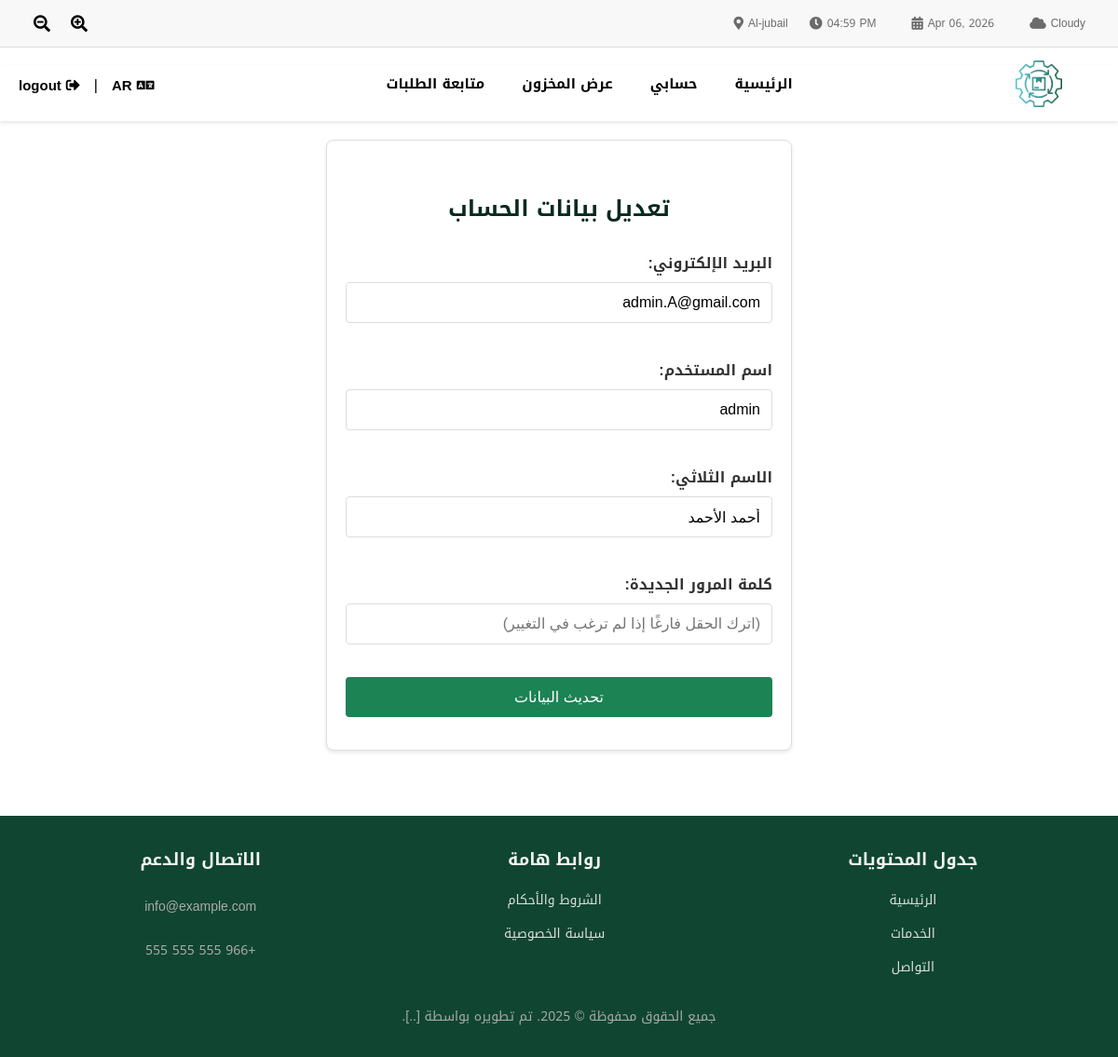
The app's page /entry/profile.php (signed in) with its own data.
### tables this page shows
CREATE TABLE `users` (
  `id` int(11) NOT NULL,
  `email` varchar(255) NOT NULL,
  `full_name` varchar(255) NOT NULL,
  `username` varchar(50) NOT NULL,
  `password` varchar(255) NOT NULL,
  `role` enum('admin','employee','technician','distributor') NOT NULL
);

### entry/profile.php (the view, shortened to what this page needs)
<?php
include '../header.php';
include '../includes/db.php';
$user_id = $_SESSION['user_id'];
$query = "SELECT * FROM users WHERE id = $user_id";
$result = mysqli_query($conn, $query);
$user = mysqli_fetch_assoc($result);
?>
<!DOCTYPE html>
<html dir="rtl">
<head>
    <link rel="stylesheet" href="../styles/style.css">
</head>
<body>
    <div class="form-container">
        <h1>تعديل بيانات الحساب</h1>
        <form action="profile.php" method="POST">
            <div class="form-group">
                <label for="email">البريد الإلكتروني:</label>
                <input type="email" id="email" name="email" value="<?php echo htmlspecialchars($user['email']); ?>" required>
            </div>
            <div class="form-group">
                <label for="username">اسم المستخدم:</label>
                <input type="text" id="username" name="username" value="<?php echo htmlspecialchars($user['username']); ?>" required>
            </div>
            <div class="form-group">
                <label for="full_name">الاسم الثلاثي:</label>
                <input type="text" id="full_name" name="full_name" value="<?php echo htmlspecialchars($user['full_name']); ?>" required>
            </div>
            <div class="form-group">
                <label for="password">كلمة المرور الجديدة:</label>
                <input type="password" id="password" name="password" placeholder="(اترك الحقل فارغًا إذا لم ترغب في التغيير)">
            </div>
            <button type="submit" class="submit-btn">تحديث البيانات</button>
        </form>
    </div>
    <?php include '../footer.php'; ?>
</body>
</html>

### styles/style.css (style rules this page uses)
:root { --radius-0: 0; --radius-2: 2px; --radius-4: 4px; --radius-8: 8px; --radius-16: 16px; --radius-24: 24px; --radius-9999: 9999px; --components-card-radius: var(--spacing-4); --radius-none: var(--radius-0); --radius-xs: var(--radius-2); --radius-sm: var(--radius-4); --radius-md: var(--radius-8); --radius-lg: var(--radius-16); --radius-xl: var(--radius-24); --radius-full: var(--radius-9999); --colors-base-white: #ffffff; --colors-base-black: #161616; --colors-primary-sa-flag-25: #f7fdf9; --colors-primary-sa-flag-50: #f3fcf6; --colors-primary-sa-flag-100: #dff6e7; --colors-primary-sa-flag-200: #b8eacb; --colors-primary-sa-flag-300: #88d8ad; --colors-primary-sa-flag-400: #54c08a; --colors-primary-sa-flag-500-alpha-10: #25935f19; --colors-primary-sa-flag-500: #25935f; --colors-primary-sa-flag-600-primary: #1b8354; --colors-primary-sa-flag-700: #166a45; --colors-primary-sa-flag-800: #14573a; --colors-primary-sa-flag-900: #104631; --colors-primary-sa-flag-950: #092a1e; --colors-secondary-gold-25: #fffef7; --colors-secondary-gold-50: #fffef2; --colors-secondary-gold-100: #fffce6; --colors-secondary-gold-200: #fcf3bd; --colors-secondary-gold-300: #fae996; --colors-secondary-gold-400: #f7d54d; --colors-secondary-gold-500: #f5bd02; --colors-secondary-gold-600-primary: #dba102; --colors-secondary-gold-700: #b87b02; --colors-secondary-gold-800: #945c01; --colors-secondary-gold-900: #6e3c00; --colors-secondary-gold-950: #472400; --colors-tertiary-lavendar-25: #fefcff; --colors-tertiary-lavendar-50: #f9f5fa; --colors-tertiary-lavendar-100: #f2e9f5; --colors-tertiary-lavendar-200: #e1cce8; --colors-tertiary-lavendar-300: #ccadd9; --colors-tertiary-lavendar-400: #a57bba; --colors-tertiary-lavendar-500-primary: #80519f; --colors-tertiary-lavendar-600: #6d428f; }
* { margin: 0; padding: 0; box-sizing: border-box; }
body { font-family: 'Noto Kufi Arabic', sans-serif; background-size: cover; background-attachment: fixed; background-position: center; background-repeat: no-repeat; margin: 0; padding: 0; display: flex; flex-direction: column; min-height: 100vh; margin-top: 70px; }
h1 { margin-top: 30px; text-align: center; font-size: 22px; color: var(--colors-primary-sa-flag-950); margin-bottom: 5px; font-weight: bold; }
.form-container { width: 50%; max-width: 500px; margin: 20px auto; background: #ffffff; border: 1px solid #ddd; padding: 20px; border-radius: 8px; box-shadow: 0 2px 4px rgba(0, 0, 0, 0.1); }
.form-container h1 { text-align: center; color: var(--colors-primary-sa-flag-950); font-size: 24px; margin-bottom: 20px; }
.form-group { margin-bottom: 20px; }
label { display: block; margin-bottom: 5px; font-weight: bold; color: #333; }
form input, form select, form textarea, form button { width: 100%; padding: 12px; font-size: 16px; margin-bottom: 15px; border: 1px solid #ddd; border-radius: 4px; box-sizing: border-box; }
button.submit-btn { background-color: var(--colors-primary-sa-flag-600-primary); border: none; color: #fff; cursor: pointer; transition: 0.3s; font-size: 16px; padding: 12px; }

### records on screen
users: email "admin.A@gmail.com", username "admin", full_name "أحمد الأحمد"
